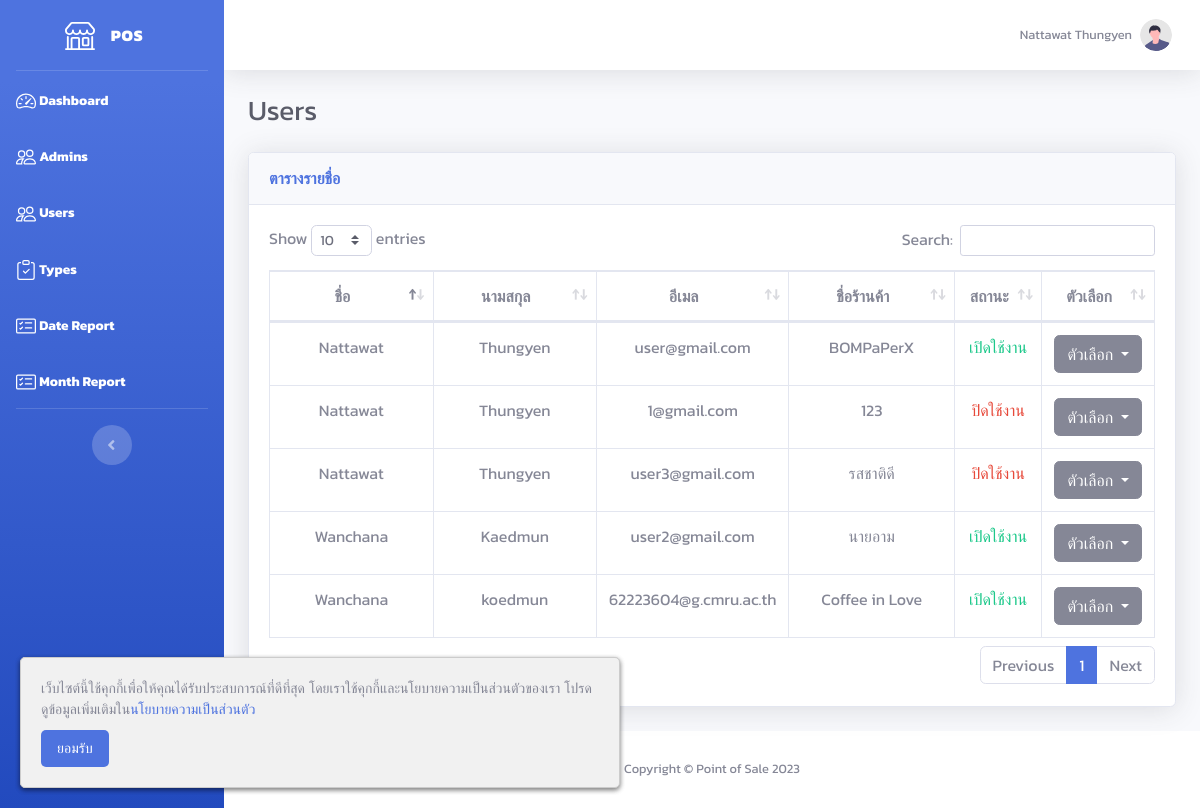
Before: /admin/user.php (signed in) with the older database file.
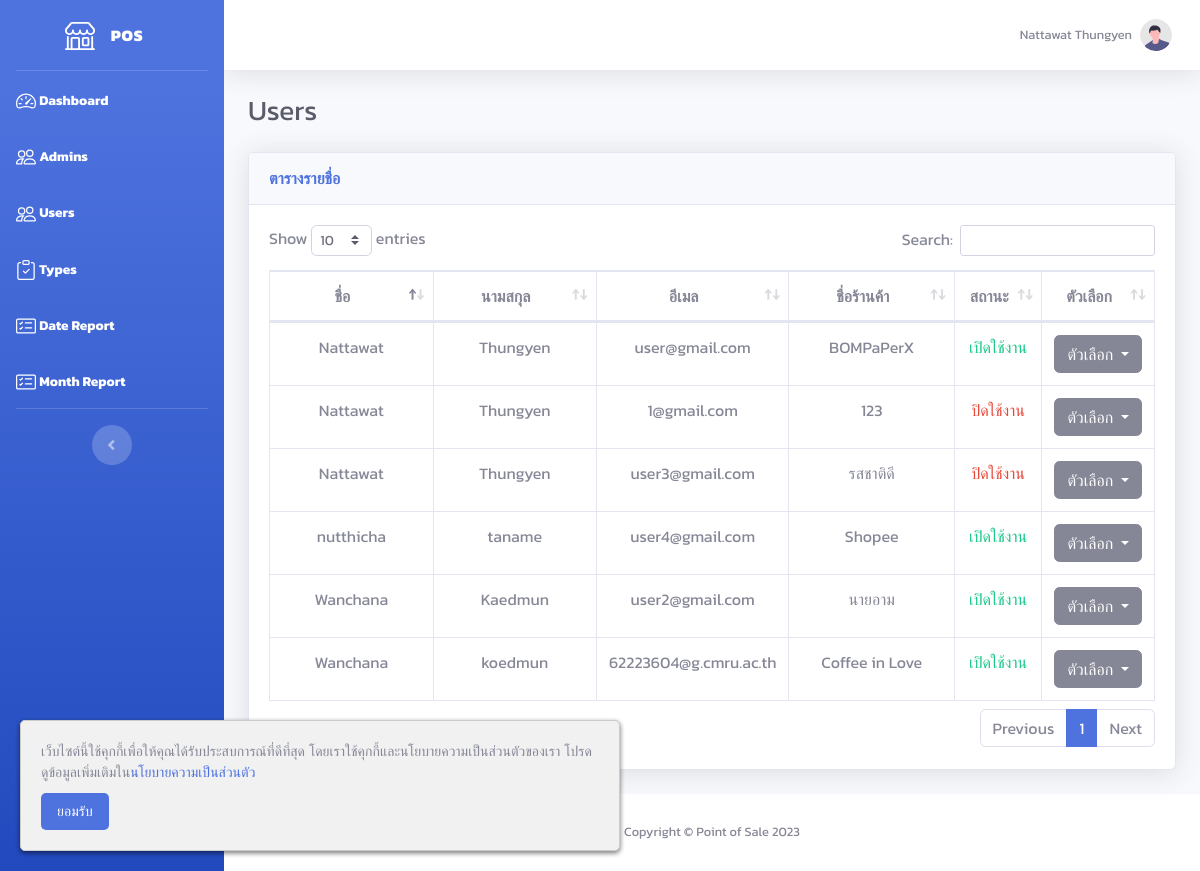
After: the same page with the newer database file.
### tables this page shows
CREATE TABLE `user` (
  `user_id` int(10) NOT NULL,
  `email` varchar(255) NOT NULL,
  `password` varchar(255) NOT NULL,
  `password_view` varchar(255) NOT NULL,
  `status` tinyint(1) NOT NULL COMMENT '0=disable\r\n1=enable',
  `agree` tinyint(1) NOT NULL,
  `firstname` varchar(255) NOT NULL,
  `lastname` varchar(255) NOT NULL,
  `id_number` varchar(13) NOT NULL,
  `phone` varchar(10) NOT NULL,
  `line` varchar(255) NOT NULL,
  `address` text NOT NULL,
  `store` varchar(255) NOT NULL,
  `description` text NOT NULL,
  `img_path` text NOT NULL
);

### admin/user.php (the view, shortened to what this page needs)
<!DOCTYPE html>
<html lang="en">
<?php
require '../include/connect.php';
include '../include/header.php';
$user_data = $connect->prepare("SELECT * FROM user");
$user_data->execute();
$row_user = $user_data->fetchAll(PDO::FETCH_ASSOC);
?>
<body id="page-top">
    <div id="wrapper">
        <?php include '../include/sidebar_admin.php'; ?>
        <div id="content-wrapper" class="d-flex flex-column">
            <div id="content">
                <?php include '../include/topbar.php'; ?>
                <div class="container-fluid">
                    <div class="d-sm-flex align-items-center justify-content-between mb-4">
                        <h1 class="h3 mb-0 text-gray-800">Users</h1>
                    </div>
                    <div class="card shadow mb-4">
                        <div class="card-header py-3">
                            <h6 class="m-0 font-weight-bold text-primary">
                                ตารางรายชื่อ
                            </h6>
                        </div>
                        <div class="card-body">
                            <div class="table-responsive">
                                <table class="table table-bordered" id="dataTable" width="100%" cellspacing="0">
                                    <thead class="text-center">
                                        <tr>
                                            <th width="20%">ชื่อ</th>
                                            <th width="20%">นามสกุล</th>
                                            <th width="20%">อีเมล</th>
                                            <th width="20%">ชื่อร้านค้า</th>
                                            <th width="10%">สถานะ</th>
                                            <th width="10%">ตัวเลือก</th>
                                        </tr>
                                    </thead>
                                    <tbody class="text-center">
                                        <?php foreach ($row_user as $row) { ?>
                                            <tr>
                                                <td><?= $row['firstname'] ?></td>
                                                <td><?= $row['lastname'] ?></td>
                                                <td><?= $row['email'] ?></td>
                                                <td><?= $row['store'] ?></td>
                                                <?php if ($row['status'] == 0) { ?>
                                                    <td class="text-danger">ปิดใช้งาน</td>
                                                <?php } else { ?>
                                                    <td class="text-success">เปิดใช้งาน</td>
                                                <?php } ?>
                                                <td>
                                                    <div class="dropdown">
                                                        <button class="btn btn-secondary dropdown-toggle" type="button" data-toggle="dropdown" aria-expanded="false">
                                                            ตัวเลือก
                                                        </button>
                                                    </div>
                                                </td>
                                            </tr>
                                        <?php } ?>
                                    </tbody>
                                </table>
                            </div>
                        </div>
                    </div>
                </div>
            </div>
            <?php include '../include/footer.php'; ?>
        </div>
    </div>
</body>
</html>

Changed rows visible on the page:
added user: firstname "nutthicha", lastname "taname", email "user4@gmail.com", store "Shopee", status "เปิดใช้งาน"
